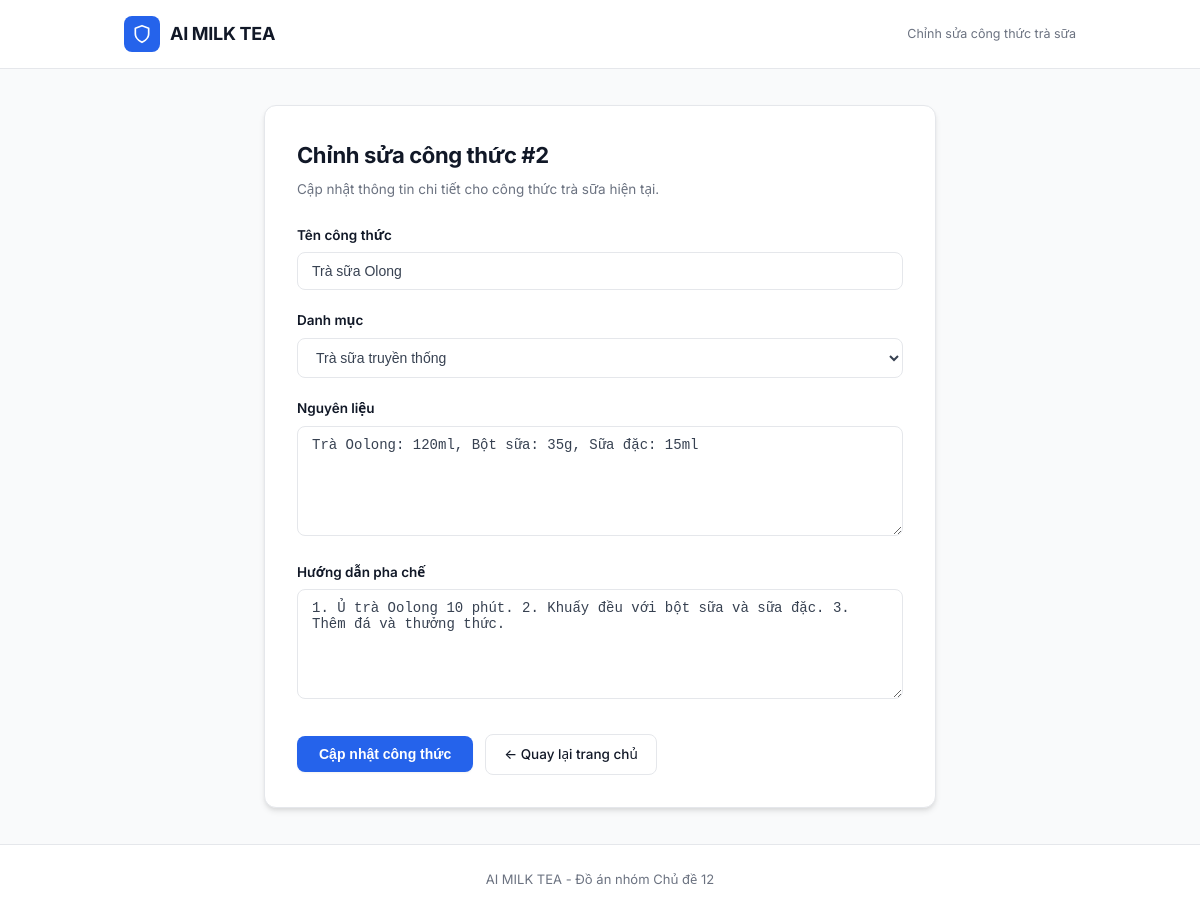
The page /admin_edit_recipe.php?id=2 (signed in) on the database its author committed.
### tables this page shows
CREATE TABLE IF NOT EXISTS `recipes` (
  `id` int NOT NULL AUTO_INCREMENT,
  `category_id` int NOT NULL,
  `name` varchar(150) NOT NULL,
  `ingredients` text NOT NULL,
  `instructions` text NOT NULL,
  `created_at` timestamp NULL DEFAULT CURRENT_TIMESTAMP,
  PRIMARY KEY (`id`),
  KEY `category_id` (`category_id`),
  KEY `idx_recipes_name` (`name`),
  KEY `idx_recipes_category_name` (`category_id`,`name`)
);

CREATE TABLE IF NOT EXISTS `categories` (
  `id` int NOT NULL AUTO_INCREMENT,
  `name` varchar(100) NOT NULL,
  `description` text,
  PRIMARY KEY (`id`),
  UNIQUE KEY `name` (`name`)
);

### admin_edit_recipe.php (the view, shortened to what this page needs)
<?php
require_once "auth.php";
$id = filter_input(INPUT_GET, "id", FILTER_VALIDATE_INT);
$stmt = $conn->prepare(
    "SELECT * FROM recipes WHERE id = :id"
);
$stmt->execute(["id" => $id]);
$recipe = $stmt->fetch(PDO::FETCH_ASSOC);
$categories = $conn->query(
    "SELECT id, name FROM categories ORDER BY name"
)->fetchAll(PDO::FETCH_ASSOC);
function e($value)
{
    return htmlspecialchars((string)$value, ENT_QUOTES, "UTF-8");
}
$name = $recipe["name"];
$category_id = (int)$recipe["category_id"];
$ingredients = $recipe["ingredients"];
$instructions = $recipe["instructions"];
?>
<!DOCTYPE html>
<html lang="vi">
<head>
</head>
<body>
<header>
    <div class="header-content">
        <div class="brand-wrap">
            <div class="brand-icon">
                <svg width="20" height="20" viewBox="0 0 24 24" fill="none" stroke="currentColor" stroke-width="2" stroke-linecap="round" stroke-linejoin="round"><path d="M12 22s8-4 8-10V5l-8-3-8 3v7c0 6 8 10 8 10z"></path></svg>
            </div>
            <div>
                <h1>AI MILK TEA</h1>
            </div>
        </div>
        <p>Chỉnh sửa công thức trà sữa</p>
    </div>
</header>
<main>
    <div class="form-card">
        <h2>Chỉnh sửa công thức #<?= (int)$id ?></h2>
        <p class="form-intro">Cập nhật thông tin chi tiết cho công thức trà sữa hiện tại.</p>
        <form method="POST">
            <div class="form-group">
                <label for="name">Tên công thức</label>
                <input
                    type="text"
                    id="name"
                    name="name"
                    maxlength="150"
                    value="<?= e($name) ?>"
                    required
                >
            </div>
            <div class="form-group">
                <label for="category_id">Danh mục</label>
                <select id="category_id" name="category_id" required>
                    <?php foreach ($categories as $category): ?>
                        <option value="<?= (int)$category["id"] ?>"
                            <?= $category_id === (int)$category["id"] ? "selected" : "" ?>>
                            <?= e($category["name"]) ?>
                        </option>
                    <?php endforeach; ?>
                </select>
            </div>
            <div class="form-group">
                <label for="ingredients">Nguyên liệu</label>
                <textarea
                    id="ingredients"
                    name="ingredients"
                    required
                ><?= e($ingredients) ?></textarea>
            </div>
            <div class="form-group">
                <label for="instructions">Hướng dẫn pha chế</label>
                <textarea
                    id="instructions"
                    name="instructions"
                    required
                ><?= e($instructions) ?></textarea>
            </div>
            <div class="form-actions">
                <button type="submit">Cập nhật công thức</button>
                <a class="back-btn" href="index.php">← Quay lại trang chủ</a>
            </div>
        </form>
    </div>
</main>
<footer>
    AI MILK TEA - Đồ án nhóm Chủ đề 12
</footer>
</body>
</html>

### admin_edit_recipe.php (style rules this page uses)
:root { --bg-body: #F9FAFB; --surface: #FFFFFF; --border: #E5E7EB; --border-hover: #D1D5DB; --text-title: #111827; --text-body: #374151; --text-muted: #6B7280; --primary: #2563EB; --primary-hover: #1D4ED8; --primary-light: #EFF6FF; --danger: #EF4444; --danger-bg: #FEF2F2; --shadow-sm: 0 1px 2px 0 rgba(0, 0, 0, 0.05); --shadow-md: 0 4px 6px -1px rgba(0, 0, 0, 0.1), 0 2px 4px -1px rgba(0, 0, 0, 0.06); --radius-md: 8px; --radius-lg: 12px; --transition: all 0.2s cubic-bezier(0.4, 0, 0.2, 1); }
* { box-sizing: border-box; }
body { margin: 0; min-height: 100vh; background: var(--bg-body); color: var(--text-body); font-family: 'Inter', system-ui, -apple-system, sans-serif; font-size: 14.5px; line-height: 1.6; display: flex; flex-direction: column; justify-content: space-between; -webkit-font-smoothing: antialiased; }
a { color: var(--primary); text-decoration: none; transition: var(--transition); }
header { position: sticky; top: 0; z-index: 100; background: rgba(255, 255, 255, 0.95); backdrop-filter: blur(8px); border-bottom: 1px solid var(--border); width: 100%; }
.header-content { max-width: 1000px; min-height: 68px; margin: 0 auto; padding: 12px 24px; display: flex; align-items: center; justify-content: space-between; gap: 16px; }
.brand-wrap { display: flex; align-items: center; gap: 10px; }
.brand-icon { width: 36px; height: 36px; display: flex; align-items: center; justify-content: center; border-radius: var(--radius-md); background: var(--primary); color: white; flex-shrink: 0; }
header h1 { margin: 0; color: var(--text-title); font-size: 18px; font-weight: 700; letter-spacing: -0.3px; }
header p { margin: 0; color: var(--text-muted); font-size: 12.5px; }
main { max-width: 720px; width: 100%; margin: 36px auto; padding: 0 24px; flex: 1; }
.form-card { background: var(--surface); padding: 32px; border: 1px solid var(--border); border-radius: var(--radius-lg); box-shadow: var(--shadow-md); }
.form-card h2 { margin: 0 0 6px; color: var(--text-title); font-size: 22px; font-weight: 700; letter-spacing: -0.4px; }
.form-intro { margin: 0 0 24px; color: var(--text-muted); font-size: 13.5px; }
.form-group { margin-bottom: 20px; }
label { display: block; font-weight: 600; font-size: 13.5px; color: var(--text-title); margin-bottom: 6px; }
input[type="text"], select, textarea { width: 100%; padding: 10px 14px; border: 1px solid var(--border); border-radius: var(--radius-md); background: var(--surface); color: var(--text-body); font-size: 14px; outline: none; transition: var(--transition); }
textarea { min-height: 110px; resize: vertical; }
.form-actions { display: flex; align-items: center; gap: 12px; margin-top: 28px; }
button[type="submit"] { display: inline-flex; align-items: center; justify-content: center; gap: 6px; padding: 10px 22px; background: var(--primary); color: white; border: none; border-radius: var(--radius-md); cursor: pointer; font-size: 14px; font-weight: 600; transition: var(--transition); box-shadow: var(--shadow-sm); }
.back-btn { display: inline-flex; align-items: center; gap: 6px; padding: 9px 18px; border: 1px solid var(--border); border-radius: var(--radius-md); background: var(--surface); color: var(--text-title); font-size: 13.5px; font-weight: 500; transition: var(--transition); }
footer { padding: 24px; text-align: center; color: var(--text-muted); font-size: 13px; border-top: 1px solid var(--border); background: var(--surface); }

### rows shown on the page
recipes: name "Trà sữa Olong", category_id "Trà sữa truyền thống", ingredients "Trà Oolong: 120ml, Bột sữa: 35g, Sữa đặc: 15ml", instructions "1. Ủ trà Oolong 10 phút. 2. Khuấy đều với bột sữa và sữa đặc. 3. Thêm đá và thưởng thức."

### other values the page prints
$id "2"
